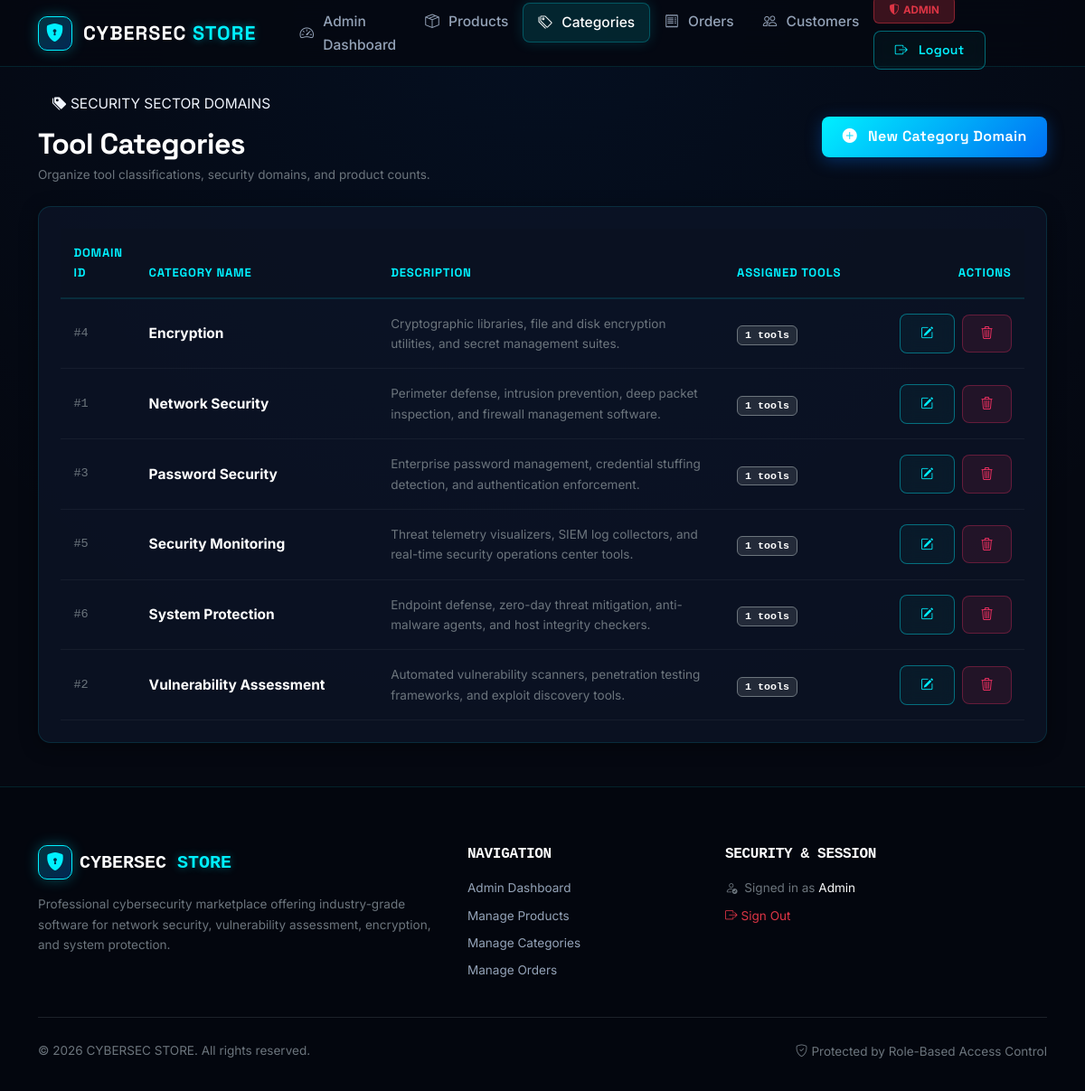
Page /admin/categories (signed in) on the committed database.
### tables this page shows
CREATE TABLE categories (
            id          INTEGER PRIMARY KEY AUTOINCREMENT,
            name        TEXT UNIQUE NOT NULL,
            description TEXT,
            created_at  TIMESTAMP DEFAULT CURRENT_TIMESTAMP
        );

CREATE TABLE users (
            id         INTEGER PRIMARY KEY AUTOINCREMENT,
            name       TEXT    NOT NULL,
            email      TEXT    UNIQUE NOT NULL,
            password   TEXT    NOT NULL,
            role       TEXT    NOT NULL DEFAULT 'customer',
            created_at TIMESTAMP DEFAULT CURRENT_TIMESTAMP
        );

### admin.py (the view)
@admin_bp.route("/categories")
@admin_required
def categories():
    conn = get_db_connection()
    cats = conn.execute("""
        SELECT c.id, c.name, c.description,
               COUNT(p.id) AS product_count
        FROM categories c
        LEFT JOIN products p ON p.category_id = c.id
        GROUP BY c.id
        ORDER BY c.name ASC
    """).fetchall()
    conn.close()
    return render_template("admin/categories.html", categories=cats)

### app.py (called while the page is built)
@app.context_processor
def inject_current_user():
    return {"current_user": get_current_user()}

@app.after_request
def set_security_headers(response):
    response.headers['X-Content-Type-Options'] = 'nosniff'
    response.headers['X-Frame-Options'] = 'DENY'
    response.headers['Referrer-Policy'] = 'strict-origin-when-cross-origin'
    response.headers['Content-Security-Policy'] = (
        "default-src 'self'; "
        "script-src 'self' https://cdn.jsdelivr.net; "
        "style-src 'self' 'unsafe-inline' https://cdn.jsdelivr.net https://fonts.googleapis.com; "
        "font-src 'self' https://cdn.jsdelivr.net https://fonts.gstatic.com; "
        "img-src 'self' data:; "
        "connect-src 'self'; "
        "frame-ancestors 'none';"
    )
    return response

### auth.py (called while the page is built)
def admin_required(f):
    @wraps(f)
    def decorated_function(*args, **kwargs):
        if "user_id" not in session:
            flash("Please log in to access that page.", "warning")
            return redirect(url_for("auth.login", next=request.path))
        if session.get("role") != "admin":
            abort(403)
        return f(*args, **kwargs)
    return decorated_function

def get_current_user():
    if "user_id" not in session:
        return None
    conn = get_db_connection()
    user = conn.execute(
        "SELECT id, name, email, role FROM users WHERE id = ?",
        (session["user_id"],)
    ).fetchone()
    conn.close()
    return user

### cart.py (called while the page is built)
def _get_cart():
    if "cart" not in session:
        session["cart"] = {}
    return session["cart"]

def _cart_item_count():
    return sum(_get_cart().values())

@cart_bp.app_context_processor
def inject_cart_count():
    try:
        count = _cart_item_count()
    except Exception:
        count = 0
    return {"cart_item_count": count}

### database.py (called while the page is built)
def get_db_connection():
    conn = sqlite3.connect(DATABASE_PATH)
    conn.row_factory = sqlite3.Row          # Access columns by name
    conn.execute("PRAGMA foreign_keys = ON;")  # Enforce foreign key constraints
    return conn

### templates/admin/categories.html (shortened to what this page needs)
{% extends 'base.html' %}
{% block content %}
<div class="container py-4 position-relative z-2">
  <div class="d-flex flex-wrap justify-content-between align-items-center gap-3 mb-4">
    <div>
      <div class="hero-pill-badge mb-2 py-1 px-3">
        <i class="bi bi-tags-fill"></i>
        <span>SECURITY SECTOR DOMAINS</span>
      </div>
      <h1 class="h2 fw-bold text-white mb-1">Tool Categories</h1>
      <p class="text-secondary small mb-0">Organize tool classifications, security domains, and product counts.</p>
    </div>
    <a href="{{ url_for('admin.category_add') }}" class="btn btn-cs" id="btnAddCategory">
      <i class="bi bi-plus-circle-fill me-1"></i>New Category Domain
    </a>
  </div>
  {% if categories %}
  <div class="cs-glass-card p-3 p-md-4 mb-4">
    <div class="table-responsive">
      <table class="table align-middle mb-0">
        <thead>
          <tr>
            <th style="width: 80px;">Domain ID</th>
            <th>Category Name</th>
            <th>Description</th>
            <th>Assigned Tools</th>
            <th style="width: 160px;" class="text-end">Actions</th>
          </tr>
        </thead>
        <tbody>
          {% for cat in categories %}
          <tr>
            <td class="font-monospace text-secondary small">#{{ cat.id }}</td>
            <td>
              <div class="text-white fw-bold">{{ cat.name }}</div>
            </td>
            <td class="text-secondary small" style="max-width: 320px;">
              {{ cat.description or '—' }}
            </td>
            <td>
              <span class="badge bg-secondary bg-opacity-25 border border-secondary text-cs-accent font-monospace px-2 py-1">
                {{ cat.product_count }} tools
              </span>
            </td>
            <td class="text-end">
              <a href="{{ url_for('admin.category_edit', cat_id=cat.id) }}"
                 class="btn btn-outline-cs btn-sm me-1" id="editCat{{ cat.id }}" title="Edit Category">
                <i class="bi bi-pencil-square"></i>
              </a>
              <form method="POST"
                    action="{{ url_for('admin.category_delete', cat_id=cat.id) }}"
                    class="d-inline"
                    onsubmit="return confirm('Delete category \'{{ cat.name }}\'?')">
                <button type="submit" class="btn btn-cyber-danger btn-sm" id="deleteCat{{ cat.id }}" title="Delete Category">
                  <i class="bi bi-trash3"></i>
                </button>
              </form>
            </td>
          </tr>
          {% endfor %}
        </tbody>
      </table>
    </div>
  </div>
  {% endif %}
</div>
{% endblock %}

### templates/base.html (shortened to what this page needs)
<!DOCTYPE html>
<html lang="en">
<head>
    <link
        rel="stylesheet"
        href="https://cdn.jsdelivr.net/npm/bootstrap@5.3.3/dist/css/bootstrap.min.css"
    />
    <link
        rel="stylesheet"
        href="https://cdn.jsdelivr.net/npm/bootstrap-icons@1.11.3/font/bootstrap-icons.min.css"
    />
    <link rel="stylesheet" href="{{ url_for('static', filename='css/style.css') }}" />
</head>
<body>
    <nav class="navbar navbar-expand-lg navbar-dark cs-navbar sticky-top" id="mainNavbar">
        <div class="container">
            <a class="navbar-brand cs-brand" href="{% if not current_user %}{{ url_for('index') }}{% elif current_user['role'] == 'admin' %}{{ url_for('admin.dashboard') }}{% else %}{{ url_for('dashboard') }}{% endif %}" id="brandLink">
                <span class="brand-icon"><i class="bi bi-shield-lock-fill"></i></span>
                <span class="brand-text">
                    CYBERSEC <span class="brand-accent">STORE</span>
                </span>
            </a>
            <div class="collapse navbar-collapse" id="navbarMain">
                <ul class="navbar-nav me-auto mb-2 mb-lg-0 ms-lg-3">
                    {% if not current_user %}
                        <li class="nav-item">
                            <a class="nav-link {% if request.endpoint == 'index' %}active{% endif %}"
                               href="{{ url_for('index') }}" id="navHome">
                                <i class="bi bi-house-door me-1"></i>Home
                            </a>
                        </li>
                        <li class="nav-item">
                            <a class="nav-link {% if request.endpoint == 'store.product_list' %}active{% endif %}"
                               href="{{ url_for('store.product_list') }}" id="navProducts">
                                <i class="bi bi-grid-fill me-1"></i>Products
                            </a>
                        </li>
                    {% elif current_user['role'] == 'admin' %}
                        <li class="nav-item">
                            <a class="nav-link {% if request.endpoint == 'admin.dashboard' %}active{% endif %}"
                               href="{{ url_for('admin.dashboard') }}" id="adminDashboard">
                                <i class="bi bi-speedometer2 me-1"></i>Admin Dashboard
                            </a>
                        </li>
                        <li class="nav-item">
                            <a class="nav-link {% if request.endpoint in ['admin.products', 'admin.product_add', 'admin.product_edit'] %}active{% endif %}"
                               href="{{ url_for('admin.products') }}" id="adminProducts">
                                <i class="bi bi-box-seam me-1"></i>Products
                            </a>
                        </li>
                        <li class="nav-item">
                            <a class="nav-link {% if request.endpoint in ['admin.categories', 'admin.category_add', 'admin.category_edit'] %}active{% endif %}"
                               href="{{ url_for('admin.categories') }}" id="adminCategories">
                                <i class="bi bi-tags me-1"></i>Categories
                            </a>
                        </li>
                        <li class="nav-item">
                            <a class="nav-link {% if request.endpoint in ['admin.orders', 'admin.order_detail'] %}active{% endif %}"
                               href="{{ url_for('admin.orders') }}" id="adminOrders">
                                <i class="bi bi-receipt me-1"></i>Orders
                            </a>
                        </li>
                        <li class="nav-item">
                            <a class="nav-link {% if request.endpoint in ['admin.customers', 'admin.customer_detail'] %}active{% endif %}"
                               href="{{ url_for('admin.customers') }}" id="adminCustomers">
                                <i class="bi bi-people me-1"></i>Customers
                            </a>
                        </li>
                    {% endif %}
                </ul>
                <div class="d-flex gap-2 align-items-center flex-wrap mt-3 mt-lg-0">
                    {% if current_user %}
                        {% if current_user['role'] == 'admin' %}
                            <span class="badge bg-danger bg-opacity-25 text-danger border border-danger border-opacity-50 px-3 py-2 me-1">
                                <i class="bi bi-shield-shaded me-1"></i>ADMIN
                            </span>
                        {% else %}
                            <span class="text-light fw-medium px-2 py-1 rounded d-inline-flex align-items-center" style="background: rgba(255,255,255,0.05);">
                                <i class="bi bi-person-circle me-1 text-cs-accent"></i>{{ current_user['name'] }}
                            </span>
                        {% endif %}
                        <a href="{{ url_for('auth.logout') }}" class="btn btn-outline-cs btn-sm" id="navLogout">
                            <i class="bi bi-box-arrow-right me-1"></i>Logout
                        </a>
                    {% endif %}
                </div>
            </div>
        </div>
    </nav>
    <main class="main-content">
        {% block content %}{% endblock %}
    </main>
    <footer class="cs-footer">
        <div class="container">
            <div class="row gy-4">
                <div class="col-lg-5 col-md-6">
                    <div class="d-flex align-items-center gap-2 mb-3">
                        <span class="brand-icon"><i class="bi bi-shield-lock-fill"></i></span>
                        <span class="fw-bold fs-5 font-monospace text-white">CYBERSEC <span class="brand-accent">STORE</span></span>
                    </div>
                    <p class="text-secondary small mb-3">
                        Professional cybersecurity marketplace offering industry-grade software for network security, vulnerability assessment, encryption, and system protection.
                    </p>
                </div>
                <div class="col-lg-3 col-md-3 col-6">
                    <h6 class="text-white text-uppercase font-monospace mb-3">Navigation</h6>
                    <ul class="list-unstyled small">
                        {% if not current_user %}
                            <li class="mb-2"><a href="{{ url_for('index') }}" class="text-decoration-none">Home</a></li>
                            <li class="mb-2"><a href="{{ url_for('store.product_list') }}" class="text-decoration-none">Security Tools</a></li>
                            <li class="mb-2"><a href="{{ url_for('auth.login') }}" class="text-decoration-none">Sign In</a></li>
                            <li class="mb-2"><a href="{{ url_for('auth.register') }}" class="text-decoration-none">Register</a></li>
                        {% elif current_user['role'] == 'admin' %}
                            <li class="mb-2"><a href="{{ url_for('admin.dashboard') }}" class="text-decoration-none">Admin Dashboard</a></li>
                            <li class="mb-2"><a href="{{ url_for('admin.products') }}" class="text-decoration-none">Manage Products</a></li>
                            <li class="mb-2"><a href="{{ url_for('admin.categories') }}" class="text-decoration-none">Manage Categories</a></li>
                            <li class="mb-2"><a href="{{ url_for('admin.orders') }}" class="text-decoration-none">Manage Orders</a></li>
                        {% endif %}
                    </ul>
                </div>
                <div class="col-lg-4 col-md-3 col-6">
                    <h6 class="text-white text-uppercase font-monospace mb-3">Security & Session</h6>
                    <ul class="list-unstyled small">
                        {% if current_user %}
                            <li class="mb-2 text-secondary">
                                <i class="bi bi-person-check text-cs-accent me-1"></i>
                                Signed in as <span class="text-light">{{ current_user['name'] }}</span>
                            </li>
                            <li class="mb-2"><a href="{{ url_for('auth.logout') }}" class="text-decoration-none text-danger"><i class="bi bi-box-arrow-right me-1"></i>Sign Out</a></li>
                        {% else %}
                            <li class="mb-2"><a href="{{ url_for('auth.login') }}" class="text-decoration-none">Sign In</a></li>
                            <li class="mb-2"><a href="{{ url_for('auth.register') }}" class="text-decoration-none">Create Account</a></li>
                        {% endif %}
                    </ul>
                </div>
            </div>
            <hr class="border-secondary opacity-25 my-4">
            <div class="row align-items-center">
                <div class="col-md-6 text-center text-md-start mb-2 mb-md-0">
                    <p class="text-secondary small mb-0">
                        &copy; 2026 CYBERSEC STORE. All rights reserved.
                    </p>
                </div>
                <div class="col-md-6 text-center text-md-end">
                    <span class="text-secondary small">
                        <i class="bi bi-shield-check text-cs-accent me-1"></i>Protected by Role-Based Access Control
                    </span>
                </div>
            </div>
        </div>
    </footer>
</body>
</html>

### rows in the picture
categories: id "4", name "Encryption", description "Cryptographic libraries, file and disk encryption utilities, and secret management suites.", product_count "1"
categories: id "1", name "Network Security", description "Perimeter defense, intrusion prevention, deep packet inspection, and firewall management software.", product_count "1"
categories: id "3", name "Password Security", description "Enterprise password management, credential stuffing detection, and authentication enforcement.", product_count "1"
categories: id "5", name "Security Monitoring", description "Threat telemetry visualizers, SIEM log collectors, and real-time security operations center tools.", product_count "1"
categories: id "6", name "System Protection", description "Endpoint defense, zero-day threat mitigation, anti-malware agents, and host integrity checkers.", product_count "1"
categories: id "2", name "Vulnerability Assessment", description "Automated vulnerability scanners, penetration testing frameworks, and exploit discovery tools.", product_count "1"
users: name "Admin"
